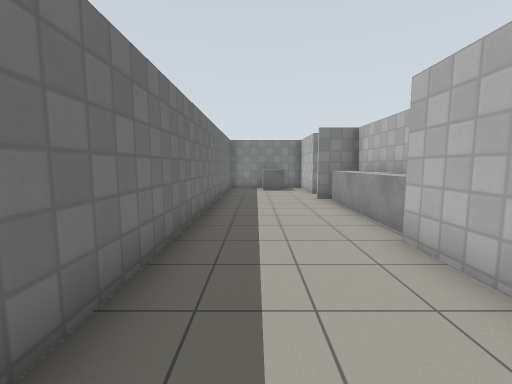
View 1 (above)

16 first-person views from a walk through a robot-simulator world made for Gazebo. The camera is 1.2 m above the floor, tilts 6° down and sees 90° across. The floor is counted in squares, 1 m on a side. Each view is taken from the middle of a square. On the plan, view 1 faces up. The plan holds only what a view shows up to about 12 squares ahead; the rest is blank. The robots in the file are not drawn. Gazebo's built-in surfaces are drawn with simple patterns.

View 2
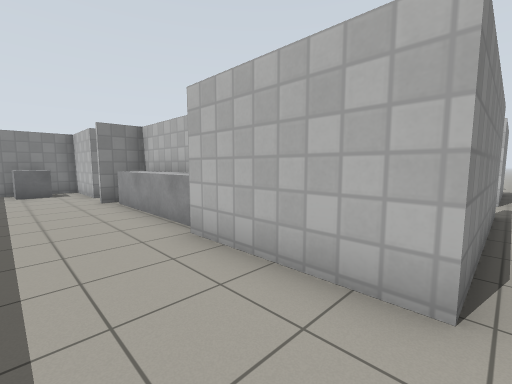

View 3
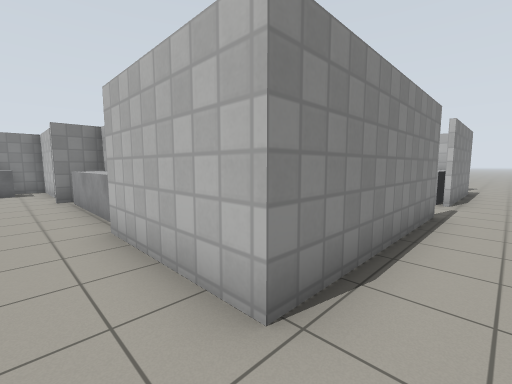

View 4
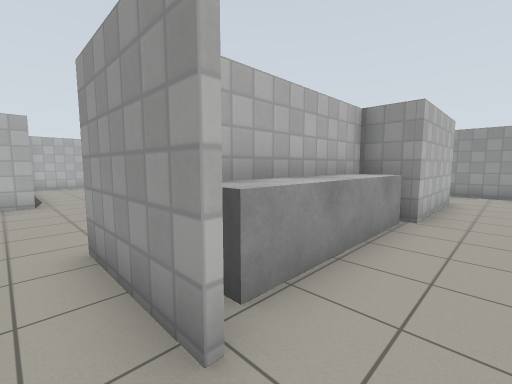

View 5
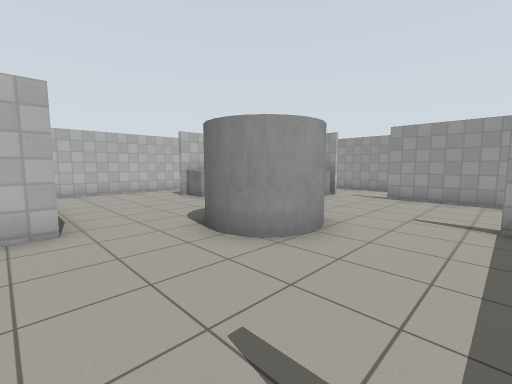

View 6
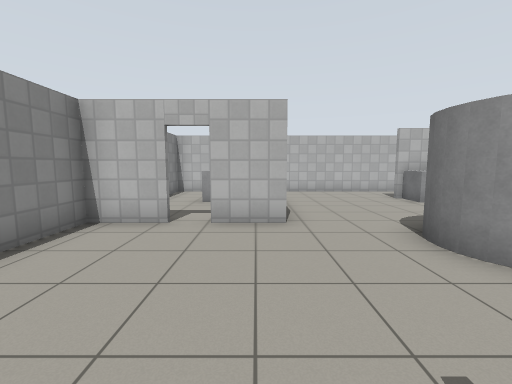

View 7
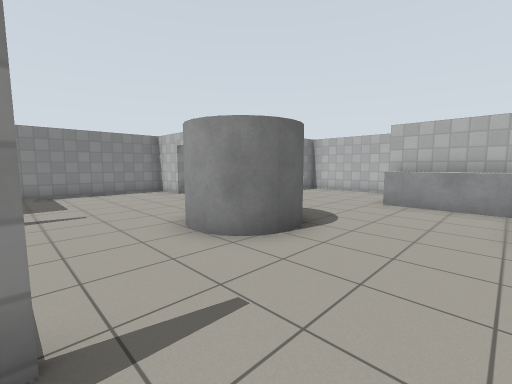

View 8
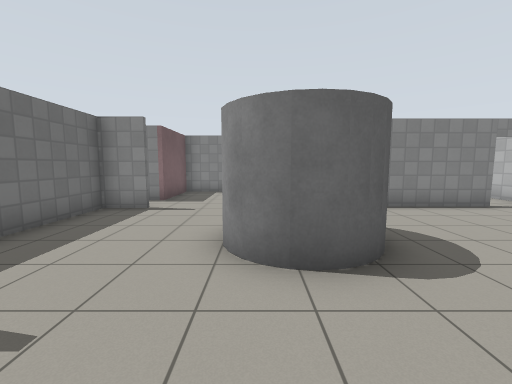

View 9
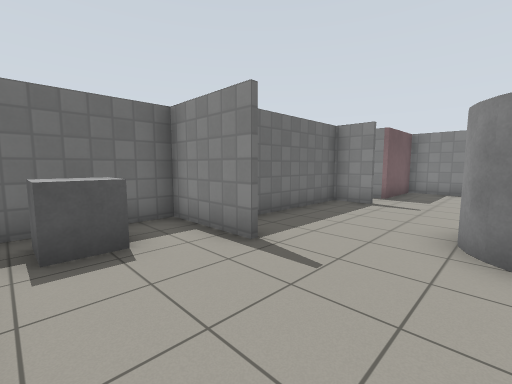

View 10
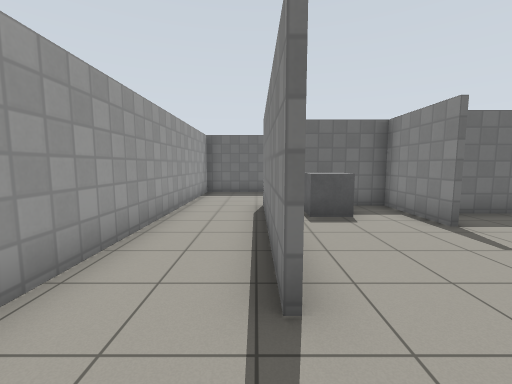

View 11
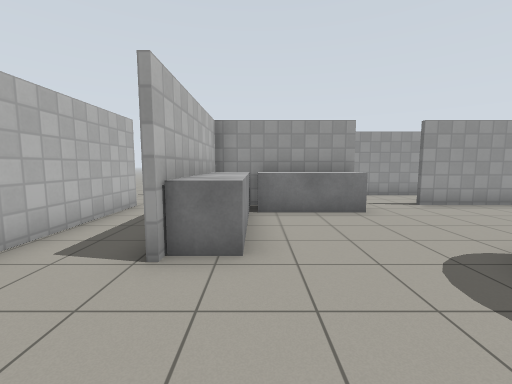

View 12
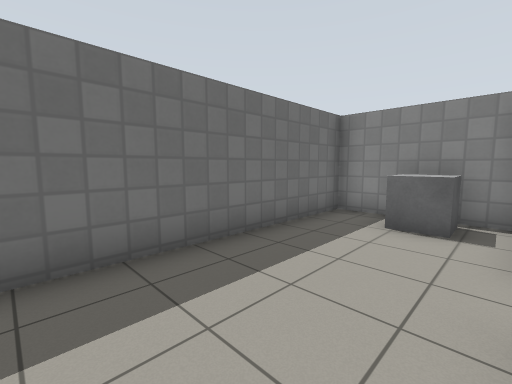

View 13
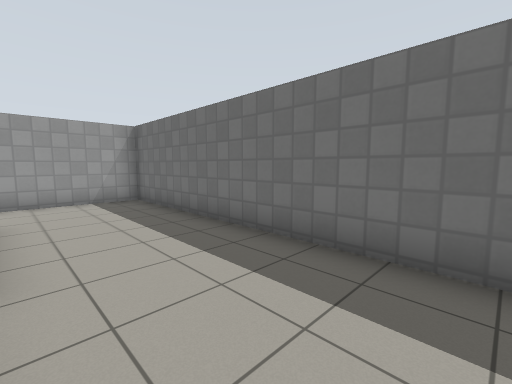

View 14
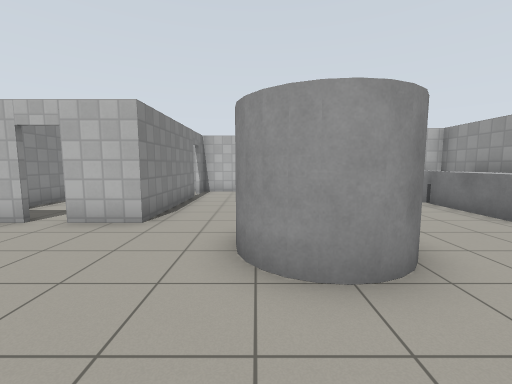

View 15
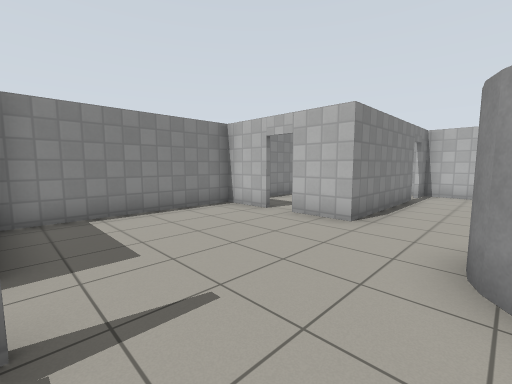

View 16
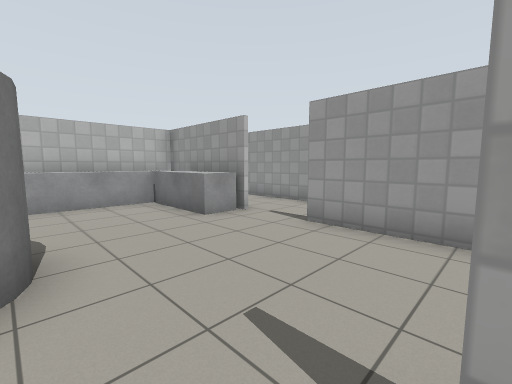

### Floor plan
Points are (right, up) in squares from view 1. A wall is a line through its corners. A room is listed if a view was taken in it or the views show most of it. See-through windows are left out.
Room 1 (views 1, 2, 3, 4, 5, 6, 7, 8, 9, 11, 12, 13, 14, 15, 16)
walls: (5.1, 3.8) (2.5, 3.8) (2.5, 0.9); (5, 9.1) (2.1, 9.1); (3.6, 8.4) (3.6, 9.1); (3.7, 9.1) (3.7, 8.4); (2.1, 9.2) (5, 9.2); (5, 0.4) (8.1, 0.4); (10.1, 0.4) (14.2, 0.4) (14.2, 1.6); (2.3, 10.6) (2.3, 13.5) (-1.3, 13.5) (-1.3, -2.2) (1.4, -2.2); (10.2, 11.8) (10.2, 13.5) (4.9, 13.5) (4.9, 10.7) (4.3, 10.7); (2.3, 0.2) (2.3, 4) (3.6, 4) (3.6, 4.6); (14.9, 9.4) (10.2, 9.4) (10.2, 11); (16.6, 1.4) (16.6, 9.4) (15.6, 9.4)
ways out: opening at (2, -1) to room 2; opening at (9.5, 0) to room 2; opening at (15.5, 1) to room 2; open door at (10, 11.5); open door at (15, 9)
objects: grey box (1, 12) to (1, 13); grey box (3, 2) to (4, 2); grey box (3, 5) to (3, 8); grey cylinder (8, 5) to (10, 7); grey box (10, 1) to (13, 2); grey box (13, 2) to (14, 5)
Room 2 (view 10)
walls: (14.4, 0.2) (10, 0.2); (16.6, 0.4) (16.6, 1.4); (8.1, 0.2) (2.3, 0.2); (1.4, -2.2) (12.6, -2.2)
ways out: opening at (2, -1) to room 1; opening at (9.5, 0) to room 1; opening at (15.5, 1) to room 1

Positions as (right, up) in squares from view 1, and headings:
1: (0, 0), facing up
2: (0, 0), facing up-right
3: (1, -1), facing up-right
4: (1, 10), facing down-right
5: (5, 10), facing down-right
6: (5, 10), facing right
7: (5, 2), facing up-right
8: (8, 2), facing up
9: (8, 1), facing up-left
10: (10, 0), facing left
11: (13, 8), facing down
12: (2, 7), facing up-left
13: (2, 7), facing down-left
14: (5, 7), facing right
15: (5, 7), facing up-right
16: (5, 5), facing down-right
